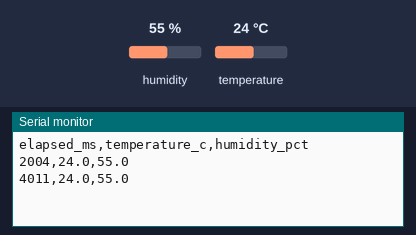
The sketch below on a simulated Arduino Uno, built with avr-gcc and run on an emulated ATmega328P. On the bench: the last lines printed to the serial monitor. The test bench sets the inputs (shaded band); at power-on: humidity 55 %, temperature 24 °C.

Above: at 4.8 s.
4.9 s: humidity set to 22 %
At 7.3 s:
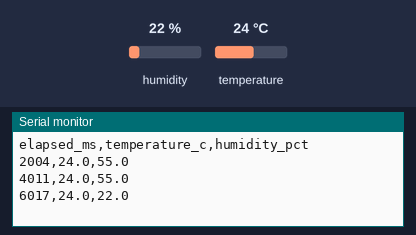
7.9 s: temperature set to 12 °C
At 9.0 s:
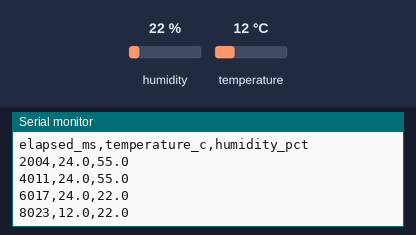
10.9 s: humidity set to 40 %
At 12.5 s:
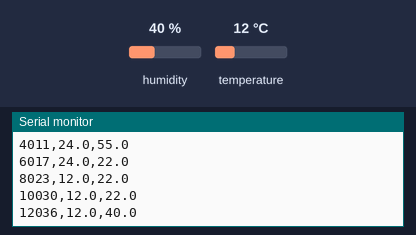
Timing chart, 0 to 14.0 s (numbered marks = the images above; inputs shaded):
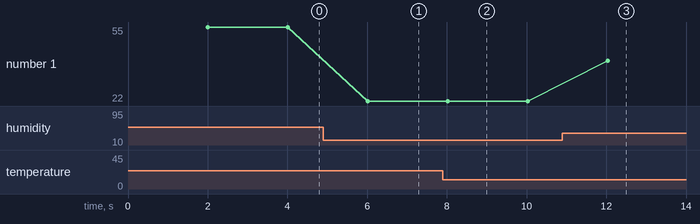

Measured:
- after the input at 4.9 s, the serial monitor: prints a new line after 1.1 s (image 1)
- after the input at 7.9 s, the serial monitor: prints a new line after 0.12 s (image 2)
- after the input at 10.9 s, the serial monitor: prints a new line after 1.1 s (image 3)
- plotted number 1: 55 → 22 after the input at 4.9 s, 22 → 40 after the input at 10.9 s

The sketch:

smart_environment_monitor.ino
```cpp
#include <DHT.h>

#define DHT_PIN 2
#define DHT_TYPE DHT22

DHT dht(DHT_PIN, DHT_TYPE);

void setup() {
  Serial.begin(9600);
  dht.begin();
  Serial.println("elapsed_ms,temperature_c,humidity_pct");
}

void loop() {
  delay(2000);
  float temperature = dht.readTemperature();
  float humidity = dht.readHumidity();

  if (isnan(temperature) || isnan(humidity)) {
    Serial.println("ERROR");
    return;
  }

  Serial.print(millis());
  Serial.print(",");
  Serial.print(temperature, 1);
  Serial.print(",");
  Serial.println(humidity, 1);
}
```
